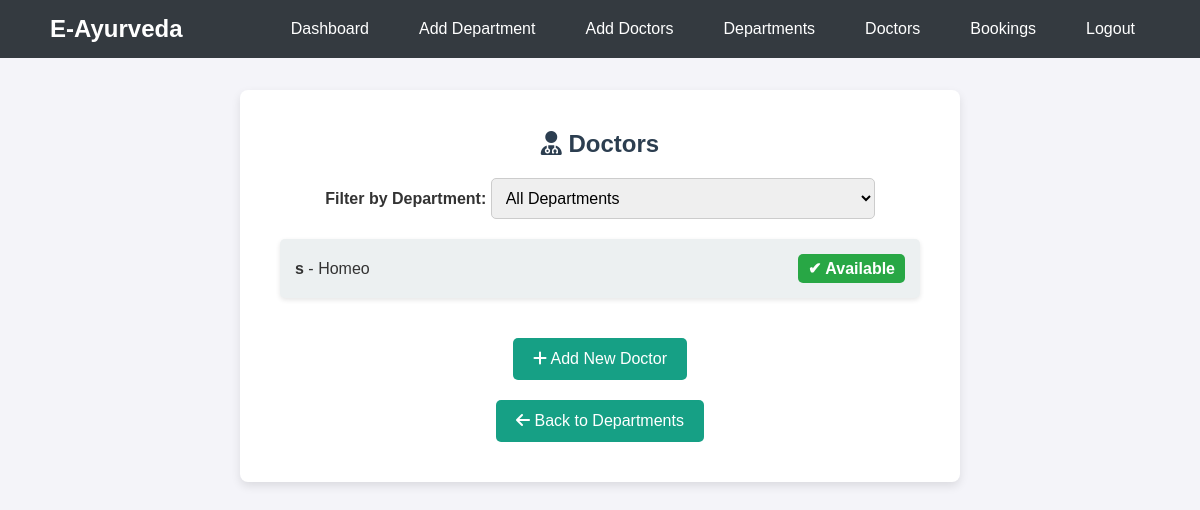
The app's page /doctors/ with its own data.
### app/models.py (models this page shows, shortened)
class Doctor(models.Model):
    department = models.ForeignKey(Department, on_delete=models.CASCADE, related_name='doctors')
    name = models.CharField(max_length=100)
    bio = models.TextField(blank=True, null=True)
    available = models.BooleanField(default=True)
    consultation_fee = models.DecimalField(max_digits=10, decimal_places=2, default=0.00)  # Add this field

class Department(models.Model):
    name = models.CharField(max_length=100)
    description = models.TextField(blank=True, null=True)

### app/views.py (the view)
# urls.py: path('doctors/', views.doctor_list, name='doctor_list'),
def doctor_list(request):
    department_id = request.GET.get('department_id')  # Get department filter from URL parameters
    if department_id:
        department = get_object_or_404(Department, id=department_id)
        doctors = Doctor.objects.filter(department=department)
    else:
        doctors = Doctor.objects.all()  # Show all doctors if no department is selected
    departments = Department.objects.all()  # Get all departments for filtering
    return render(request, 'staf/doctor_list.html', {'doctors': doctors, 'departments': departments})

### templates/staf/doctor_list.html (shortened to what this page needs)
<!DOCTYPE html>
<html lang="en">
<head>
    <link rel="stylesheet" href="https://cdnjs.cloudflare.com/ajax/libs/font-awesome/6.4.2/css/all.min.css">
</head>
<body>
    <nav class="navbar">
        <div class="logo">E-Ayurveda</div>
        <ul>
            <li><a href="../stafhome">Dashboard</a></li>
            <li><a href="../add-department">Add Department</a></li>
            <li><a href="../add-doctor">Add Doctors</a></li>
            <li><a href="../departments">Departments</a></li>
            <li><a href="../doctors">Doctors</a></li>
            <li><a href="../stafbookings">Bookings</a></li>
            <li><a href="../logout">Logout</a></li>
        </ul>
    </nav>
    <div class="container">
        <h2><i class="fas fa-user-md"></i> Doctors</h2>
        <div class="filter-section">
            <form method="get">
                <label for="department"><strong>Filter by Department:</strong></label>
                <select name="department_id" id="department" onchange="this.form.submit()">
                    <option value="">All Departments</option>
                </select>
            </form>
        </div>
        <ul class="doctor-list">
            {% for doctor in doctors %}
                <li>
                    <span><strong>{{ doctor.name }}</strong> - {{ doctor.department.name }}</span>
                    <span class="doctor-status {% if doctor.available %}available{% else %}not-available{% endif %}">
                        {% if doctor.available %}✔ Available {% else %}❌ Not Available {% endif %}
                    </span>
                </li>
            {% empty %}
                <li>No doctors found.</li>
            {% endfor %}
        </ul>
        <a href="{% url 'add_doctor' %}" class="btn">
            <i class="fas fa-plus"></i> Add New Doctor
        </a>
        <br>
        <a href="{% url 'department_list' %}" class="btn">
            <i class="fas fa-arrow-left"></i> Back to Departments
        </a>
    </div>
</body>
</html>

### templates/staf/doctor_list.html (style rules this page uses)
* { margin: 0; padding: 0; box-sizing: border-box; font-family: 'Arial', sans-serif; }
body { background-color: #f4f4f9; color: #333; display: flex; flex-direction: column; align-items: center; width: 100%; }
.navbar { width: 100%; background-color: #343a40; display: flex; justify-content: space-between; align-items: center; padding: 15px 50px; position: fixed; top: 0; left: 0; z-index: 1000; }
.navbar .logo { color: white; font-size: 24px; font-weight: bold; }
.navbar ul { list-style: none; display: flex; gap: 20px; }
.navbar ul li { display: inline; }
.navbar ul li a { text-decoration: none; color: white; font-size: 16px; padding: 10px 15px; transition: 0.3s; }
.container { margin-top: 90px; background: white; padding: 40px; border-radius: 8px; box-shadow: 0 4px 10px rgba(0, 0, 0, 0.1); width: 60%; text-align: center; }
h2 { margin-bottom: 20px; color: #2c3e50; }
.filter-section { margin-bottom: 20px; }
.filter-section select { padding: 10px; font-size: 16px; border: 1px solid #ccc; border-radius: 5px; width: 60%; outline: none; }
.doctor-list { list-style: none; padding: 0; margin: 20px 0; }
.doctor-list li { background: #ecf0f1; margin: 12px 0; padding: 15px; border-radius: 5px; box-shadow: 0 2px 5px rgba(0, 0, 0, 0.1); display: flex; justify-content: space-between; align-items: center; transition: 0.3s; }
.doctor-status { font-weight: bold; padding: 5px 10px; border-radius: 5px; }
.available { color: white; background: #28a745; }
.btn { display: inline-block; margin-top: 20px; padding: 12px 20px; font-size: 16px; background: #16a085; color: white; border: none; text-decoration: none; border-radius: 5px; transition: 0.3s; }

### records on screen
Doctor: name "s", department.name "Homeo", available "✔ Available"
